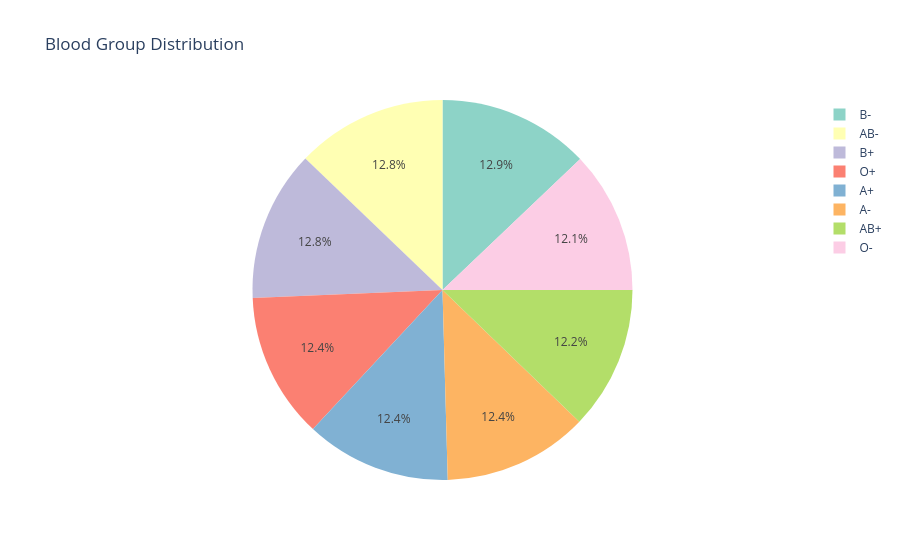

The notebook cell saved with this chart:
### Code cell
# Blood Group Distribution
fig = px.pie(df, names='blood_group', title='Blood Group Distribution',
             color_discrete_sequence=px.colors.qualitative.Set3)
fig.show()

# Bar chart for blood groups
plt.figure(figsize=(10, 6))
sns.countplot(data=df, x='blood_group', order=df['blood_group'].value_counts().index)
plt.title('Blood Group Distribution (Bar Chart)')
plt.xlabel('Blood Group')
plt.ylabel('Count')
plt.xticks(rotation=45)
plt.show()

### Figure 1 — Plotly figure (JSON) as saved in the notebook; plotly's stock layout.template omitted (floating-point values rounded to 4 significant figures; data arrays with more than 128 entries replaced by an {"elided": "..."} marker saying what was removed)
{"data": [{"domain": {"x": [0, 1], "y": [0, 1]}, "hovertemplate": "blood_group=%{label}<extra></extra>", "labels": {"elided": "10000 str values"}, "legendgroup": "", "name": "", "showlegend": true, "type": "pie"}], "layout": {"legend": {"tracegroupgap": 0}, "piecolorway": ["rgb(141,211,199)", "rgb(255,255,179)", "rgb(190,186,218)", "rgb(251,128,114)", "rgb(128,177,211)", "rgb(253,180,98)", "rgb(179,222,105)", "rgb(252,205,229)", "rgb(217,217,217)", "rgb(188,128,189)", "rgb(204,235,197)", "rgb(255,237,111)"], "title": {"text": "Blood Group Distribution"}}}
